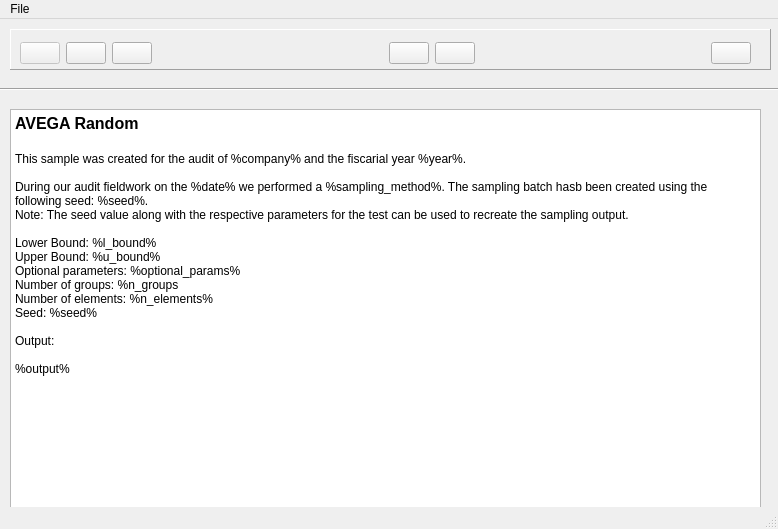
<?xml version="1.0" encoding="UTF-8"?>
<ui version="4.0">
 <class>MainWindow</class>
 <widget class="QMainWindow" name="MainWindow">
  <property name="geometry">
   <rect>
    <x>0</x>
    <y>0</y>
    <width>778</width>
    <height>529</height>
   </rect>
  </property>
  <property name="windowTitle">
   <string>AVEGA Random</string>
  </property>
  <property name="windowIcon">
   <iconset resource="resources.qrc">
    <normaloff>:/assets/icons/AVEGA-Favicon.ico</normaloff>:/assets/icons/AVEGA-Favicon.ico</iconset>
  </property>
  <widget class="QWidget" name="centralwidget">
   <widget class="QFrame" name="legend_output_wrapper">
    <property name="geometry">
     <rect>
      <x>10</x>
      <y>10</y>
      <width>761</width>
      <height>41</height>
     </rect>
    </property>
    <property name="styleSheet">
     <string notr="true"/>
    </property>
    <property name="frameShape">
     <enum>QFrame::Panel</enum>
    </property>
    <property name="frameShadow">
     <enum>QFrame::Raised</enum>
    </property>
    <widget class="QWidget" name="horizontalLayoutWidget_8">
     <property name="geometry">
      <rect>
       <x>10</x>
       <y>10</y>
       <width>731</width>
       <height>28</height>
      </rect>
     </property>
     <layout class="QHBoxLayout" name="legend_output">
      <item>
       <widget class="QPushButton" name="pushButton_new_file_output">
        <property name="enabled">
         <bool>false</bool>
        </property>
        <property name="toolTip">
         <string>new file</string>
        </property>
        <property name="styleSheet">
         <string notr="true"/>
        </property>
        <property name="icon">
         <iconset resource="resources.qrc">
          <normaloff>:/assets/icons/new_file.png</normaloff>:/assets/icons/new_file.png</iconset>
        </property>
        <property name="autoDefault">
         <bool>false</bool>
        </property>
        <property name="default">
         <bool>false</bool>
        </property>
        <property name="flat">
         <bool>false</bool>
        </property>
       </widget>
      </item>
      <item>
       <widget class="QPushButton" name="pushButton_save_as_output">
        <property name="toolTip">
         <string>save as</string>
        </property>
        <property name="text">
         <string/>
        </property>
        <property name="icon">
         <iconset resource="resources.qrc">
          <normaloff>:/assets/icons/folder.png</normaloff>:/assets/icons/folder.png</iconset>
        </property>
       </widget>
      </item>
      <item>
       <widget class="QPushButton" name="pushButton_save_output">
        <property name="toolTip">
         <string>save</string>
        </property>
        <property name="text">
         <string/>
        </property>
        <property name="icon">
         <iconset resource="resources.qrc">
          <normaloff>:/assets/icons/save.png</normaloff>:/assets/icons/save.png</iconset>
        </property>
        <property name="iconSize">
         <size>
          <width>16</width>
          <height>16</height>
         </size>
        </property>
       </widget>
      </item>
      <item>
       <spacer name="horizontalSpacer_8">
        <property name="orientation">
         <enum>Qt::Horizontal</enum>
        </property>
        <property name="sizeHint" stdset="0">
         <size>
          <width>40</width>
          <height>20</height>
         </size>
        </property>
       </spacer>
      </item>
      <item>
       <widget class="QPushButton" name="pushButton_copy_output">
        <property name="toolTip">
         <string>copy</string>
        </property>
        <property name="text">
         <string/>
        </property>
        <property name="icon">
         <iconset resource="resources.qrc">
          <normaloff>:/assets/icons/copy.png</normaloff>:/assets/icons/copy.png</iconset>
        </property>
       </widget>
      </item>
      <item alignment="Qt::AlignHCenter">
       <widget class="QPushButton" name="pushButton_paste_output">
        <property name="toolTip">
         <string>paste</string>
        </property>
        <property name="text">
         <string/>
        </property>
        <property name="icon">
         <iconset resource="resources.qrc">
          <normaloff>:/assets/icons/paste.png</normaloff>:/assets/icons/paste.png</iconset>
        </property>
        <property name="iconSize">
         <size>
          <width>16</width>
          <height>16</height>
         </size>
        </property>
       </widget>
      </item>
      <item>
       <spacer name="horizontalSpacer_9">
        <property name="orientation">
         <enum>Qt::Horizontal</enum>
        </property>
        <property name="sizeHint" stdset="0">
         <size>
          <width>40</width>
          <height>20</height>
         </size>
        </property>
       </spacer>
      </item>
      <item>
       <widget class="QPushButton" name="pushButton_help_output">
        <property name="toolTip">
         <string>help</string>
        </property>
        <property name="text">
         <string/>
        </property>
        <property name="icon">
         <iconset resource="resources.qrc">
          <normaloff>:/assets/icons/q_mark.png</normaloff>:/assets/icons/q_mark.png</iconset>
        </property>
       </widget>
      </item>
     </layout>
    </widget>
   </widget>
   <widget class="Line" name="line">
    <property name="geometry">
     <rect>
      <x>0</x>
      <y>60</y>
      <width>781</width>
      <height>20</height>
     </rect>
    </property>
    <property name="orientation">
     <enum>Qt::Horizontal</enum>
    </property>
   </widget>
   <widget class="QTextEdit" name="output_element">
    <property name="geometry">
     <rect>
      <x>10</x>
      <y>90</y>
      <width>751</width>
      <height>401</height>
     </rect>
    </property>
    <property name="autoFillBackground">
     <bool>false</bool>
    </property>
    <property name="readOnly">
     <bool>true</bool>
    </property>
    <property name="html">
     <string>&lt;!DOCTYPE HTML PUBLIC &quot;-//W3C//DTD HTML 4.0//EN&quot; &quot;http://www.w3.org/TR/REC-html40/strict.dtd&quot;&gt;
&lt;html&gt;&lt;head&gt;&lt;meta name=&quot;qrichtext&quot; content=&quot;1&quot; /&gt;&lt;meta charset=&quot;utf-8&quot; /&gt;&lt;style type=&quot;text/css&quot;&gt;
p, li { white-space: pre-wrap; }
hr { height: 1px; border-width: 0; }
li.unchecked::marker { content: &quot;\2610&quot;; }
li.checked::marker { content: &quot;\2612&quot;; }
&lt;/style&gt;&lt;/head&gt;&lt;body style=&quot; font-family:'Segoe UI'; font-size:9pt; font-weight:400; font-style:normal;&quot;&gt;
&lt;p style=&quot; margin-top:0px; margin-bottom:0px; margin-left:0px; margin-right:0px; -qt-block-indent:0; text-indent:0px;&quot;&gt;&lt;span style=&quot; font-size:12pt; font-weight:700;&quot;&gt;AVEGA Random &lt;/span&gt;&lt;/p&gt;
&lt;p style=&quot;-qt-paragraph-type:empty; margin-top:0px; margin-bottom:0px; margin-left:0px; margin-right:0px; -qt-block-indent:0; text-indent:0px; font-size:12pt; font-weight:700;&quot;&gt;&lt;br /&gt;&lt;/p&gt;
&lt;p style=&quot; margin-top:0px; margin-bottom:0px; margin-left:0px; margin-right:0px; -qt-block-indent:0; text-indent:0px;&quot;&gt;This sample was created for the audit of %company% and the fiscarial year %year%. &lt;/p&gt;
&lt;p style=&quot;-qt-paragraph-type:empty; margin-top:0px; margin-bottom:0px; margin-left:0px; margin-right:0px; -qt-block-indent:0; text-indent:0px;&quot;&gt;&lt;br /&gt;&lt;/p&gt;
&lt;p style=&quot; margin-top:0px; margin-bottom:0px; margin-left:0px; margin-right:0px; -qt-block-indent:0; text-indent:0px;&quot;&gt;During our audit fieldwork on the %date% we performed a %sampling_method%. The sampling batch hasb been created using the following seed: %seed%. &lt;br /&gt;Note: The seed value along with the respective parameters for the test can be used to recreate the sampling output. &lt;/p&gt;
&lt;p style=&quot;-qt-paragraph-type:empty; margin-top:0px; margin-bottom:0px; margin-left:0px; margin-right:0px; -qt-block-indent:0; text-indent:0px;&quot;&gt;&lt;br /&gt;&lt;/p&gt;
&lt;p style=&quot; margin-top:0px; margin-bottom:0px; margin-left:0px; margin-right:0px; -qt-block-indent:0; text-indent:0px;&quot;&gt;Lower Bound: %l_bound%&lt;/p&gt;
&lt;p style=&quot; margin-top:0px; margin-bottom:0px; margin-left:0px; margin-right:0px; -qt-block-indent:0; text-indent:0px;&quot;&gt;Upper Bound: %u_bound%&lt;/p&gt;
&lt;p style=&quot; margin-top:0px; margin-bottom:0px; margin-left:0px; margin-right:0px; -qt-block-indent:0; text-indent:0px;&quot;&gt;Optional parameters: %optional_params%&lt;/p&gt;
&lt;p style=&quot; margin-top:0px; margin-bottom:0px; margin-left:0px; margin-right:0px; -qt-block-indent:0; text-indent:0px;&quot;&gt;Number of groups: %n_groups&lt;/p&gt;
&lt;p style=&quot; margin-top:0px; margin-bottom:0px; margin-left:0px; margin-right:0px; -qt-block-indent:0; text-indent:0px;&quot;&gt;Number of elements: %n_elements%&lt;/p&gt;
&lt;p style=&quot; margin-top:0px; margin-bottom:0px; margin-left:0px; margin-right:0px; -qt-block-indent:0; text-indent:0px;&quot;&gt;Seed: %seed%&lt;/p&gt;
&lt;p style=&quot;-qt-paragraph-type:empty; margin-top:0px; margin-bottom:0px; margin-left:0px; margin-right:0px; -qt-block-indent:0; text-indent:0px;&quot;&gt;&lt;br /&gt;&lt;/p&gt;
&lt;p style=&quot; margin-top:0px; margin-bottom:0px; margin-left:0px; margin-right:0px; -qt-block-indent:0; text-indent:0px;&quot;&gt;Output:&lt;/p&gt;
&lt;p style=&quot;-qt-paragraph-type:empty; margin-top:0px; margin-bottom:0px; margin-left:0px; margin-right:0px; -qt-block-indent:0; text-indent:0px;&quot;&gt;&lt;br /&gt;&lt;/p&gt;
&lt;p style=&quot; margin-top:0px; margin-bottom:0px; margin-left:0px; margin-right:0px; -qt-block-indent:0; text-indent:0px;&quot;&gt;%output%&lt;/p&gt;&lt;/body&gt;&lt;/html&gt;</string>
    </property>
   </widget>
  </widget>
  <widget class="QMenuBar" name="menubar">
   <property name="geometry">
    <rect>
     <x>0</x>
     <y>0</y>
     <width>778</width>
     <height>22</height>
    </rect>
   </property>
   <widget class="QMenu" name="menuFile">
    <property name="title">
     <string>File</string>
    </property>
    <addaction name="actionSave"/>
    <addaction name="separator"/>
    <addaction name="actionSave_as"/>
   </widget>
   <addaction name="menuFile"/>
  </widget>
  <widget class="QStatusBar" name="statusbar"/>
  <action name="actionSave">
   <property name="text">
    <string>Save</string>
   </property>
  </action>
  <action name="actionSave_as">
   <property name="text">
    <string>Save as</string>
   </property>
  </action>
 </widget>
 <resources>
  <include location="resources.qrc"/>
 </resources>
 <connections/>
</ui>
